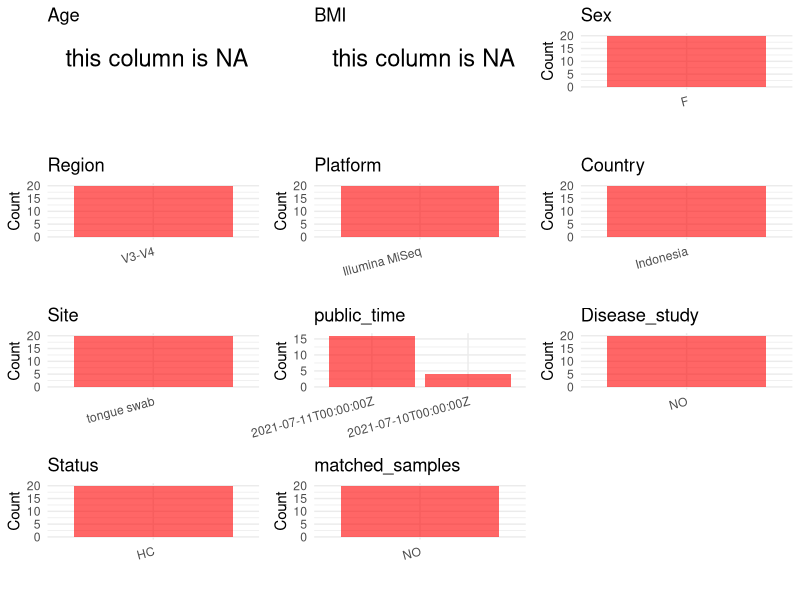

R code for this plot: (Note: this script raises an error after producing the figure.)
## ---- chunk 1
# Load necessary libraries
library(dplyr)
library(ggplot2)
library(cowplot)

# Set working directory (update this path to your local directory)
setwd("E:/bioproject_YL/PRJNA745286")

# Read the initial metadata files
initial_meta <- read.csv("SraRunTable.csv", header = T)

# Display the first few rows of the metadata
head(initial_meta)
## ---- chunk 2
# Create a uniform metadata dataframe
metadata <- data.frame(
  BioProject = initial_meta$BioProject,
  Run = initial_meta$Run,
  sample_name = initial_meta$ID,
  Age = NA,
  BMI = NA, 
  Sex = "F",
  Region = "V3-V4",
  Platform = initial_meta$Instrument,
  Country = initial_meta$geo_loc_name_country,
  Site = "tongue swab",
  public_time = initial_meta$ReleaseDate,
  stringsAsFactors=FALSE
)
## ---- chunk 3
# Add information obtained from the publication
metadata$PCR_primers <- "F:5'-TCGTCGGCAGCGTCAGATGTGTATAAGAGACAGCCTACGGGNGGCWGCAG-3′;5′- GTCTCGTGGGCTCGGAGATGTGTATAAGAGACAGG ACTACHVGGGTATCTAATCC−3′"
metadata$title <- "Diversity of oral microbiome of women from urban and rural areas of indonesia A pilot study"
metadata$Disease_study <- "NO"
# Assign disease status based on sample_name patterns
metadata$Status <- "HC"

# Check initial data distribution
cat("Initial sample distribution:\n")
table(metadata$sample_name)
table(metadata$Site)

# Calculate sampling frequency per subject
sample_counts <- table(metadata$sample_name)
cat("\nNumber of samples per subject:\n")
print(sample_counts)

# Create matched_samples column
metadata$matched_samples <- ifelse(metadata$sample_name %in% names(sample_counts[sample_counts >= 2]), "YES", "NO")

cat("\nMatched samples distribution:\n")
table(metadata$matched_samples)

# Identify samples for removal: single samples excluding tongue swab
single_samples <- names(sample_counts[sample_counts == 1])
samples_to_remove <- metadata$sample_name %in% single_samples & 
                     !(metadata$Site %in% c("tongue swab"))

cat("\nNumber of samples to be removed:", sum(samples_to_remove), "\n")

# Remove identified samples
metadata_clean <- metadata[!samples_to_remove, ]

cat("\nFinal sample distribution after cleaning:\n")
table(metadata_clean$sample_name)
table(metadata_clean$Site)
table(metadata_clean$matched_samples)

# Use cleaned dataset for subsequent analysis
metadata <- metadata_clean
## ---- chunk 4
# Check the number of unique runs and sample names
print(paste("Number of unique runs:", length(unique(metadata$Run))))
print(paste("Number of unique sample names:", length(unique(metadata$sample_name))))
## ---- chunk 5
# Select columns for visualization
plot_data <- metadata %>%
  select(-BioProject, -Run, -sample_name, -title)

# Function to create simple plots for each column
create_simple_plots <- function(data) {
  plots <- list()
  
  for (col in colnames(data)) {
    # Check if the column is all NA
    if (all(is.na(data[[col]]))) {
      # Create an empty plot with text indicating all NA
      p <- ggplot() +
        annotate("text", x = 0.5, y = 0.5, label = "this column is NA", size = 6) +
        labs(title = col) +
        theme_void()
    } else if (is.numeric(data[[col]])) {
      # Numeric variable: histogram
      p <- ggplot(data, aes(x = .data[[col]])) +
        geom_histogram(fill = "blue", alpha = 0.6, bins = 20, na.rm = TRUE) +
        labs(title = col) +
        theme_minimal()
    } else {
      # Categorical variable: bar plot (remove NA values)
      count_data <- as.data.frame(table(data[[col]], useNA = "ifany"))
      p <- ggplot(count_data, aes(x = reorder(Var1, -Freq), y = Freq)) +
        geom_col(fill = "red", alpha = 0.6) +
        labs(title = col, x = NULL, y = "Count") +
        theme_minimal() +
        theme(axis.text.x = element_text(angle = 15, hjust = 1))
    }
    plots[[col]] <- p
  }
  
  return(plots)
}

# Generate and arrange plots
plots <- create_simple_plots(plot_data)
p<-plot_grid(plots$Age, 
          plots$BMI, 
          plots$Sex, 
          plots$Region, 
          plots$Platform, 
          plots$Country, 
          plots$Site,
          plots$public_time, 
          plots$Disease_study,
          plots$Status,
          plots$matched_samples,
          ncol = 3, align = "hv", axis = "lb")
ggsave("Metadata_Summary.png", plot = p, width = 8, height = 6, dpi = 150)
## ---- chunk 6
knitr::include_graphics("Metadata_Summary.png")
## ---- chunk 7
# Reorder columns to match the desired format
metadata <- metadata[, c(
  "BioProject", "Run", "sample_name", "Age", "BMI", "Sex", 
  "Region", "Platform", "Country", "Site", "public_time", 
  "PCR_primers", "title", "Disease_study", "Status", "matched_samples"
)]

# Export the uniform metadata to a CSV file
write.csv(metadata, file = "metadata.csv", quote = FALSE)
head(metadata)
